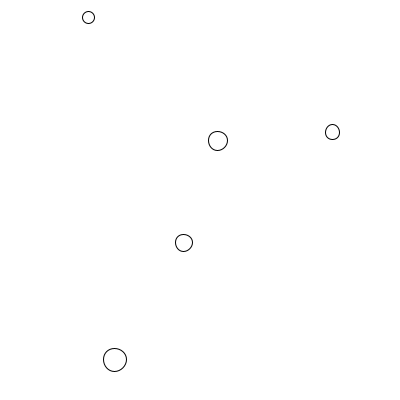
Frame 1 (no input)
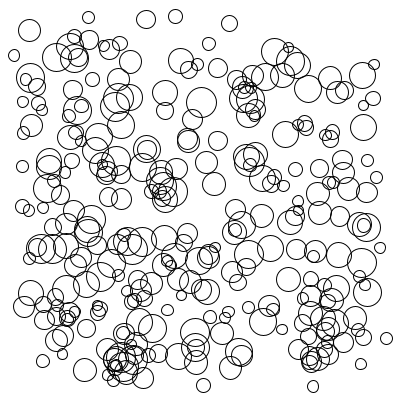
Frame 60 (the mouse pressed at the canvas centre just before this capture)
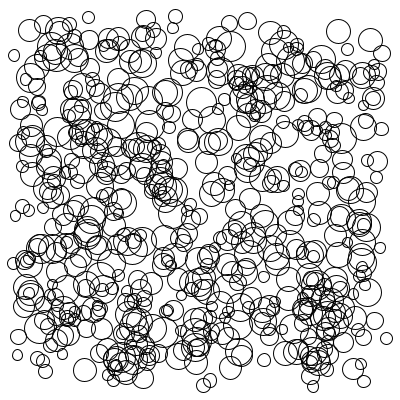
Frame 120 (the mouse held since frame 60 and released just before this capture)

The Processing sketch that drew these frames (run headless with seeded random() and noise(); from frame 60 on, the mouse is pressed at the canvas centre):

// Processing sketch: sketch2
// ── sketch2.pde

void setup() {
  background(255);
  size(400, 400);
  frameRate(30);
}

void draw() {
  for (int i=0;i<5;i++) {
    float rad = random(10, 30);
    float posx = random(0+rad, width-rad);
    float posy = random(0+rad, height-rad);
    noFill();
    ellipse(posx, posy, rad, rad);
  }
}

void mousePressed() {
  int red = (int)random(0,255);
  int green = (int)random(0,255);
  int blue = (int)random(0,255);
  background(red,green,blue);
}
